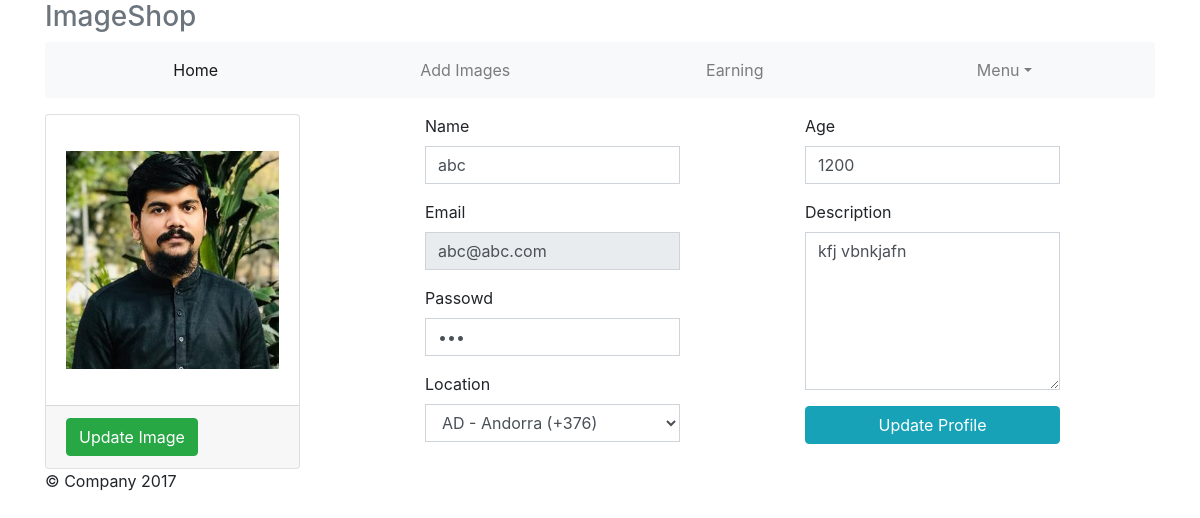
The app's page /contributor/index.php (signed in), older data.
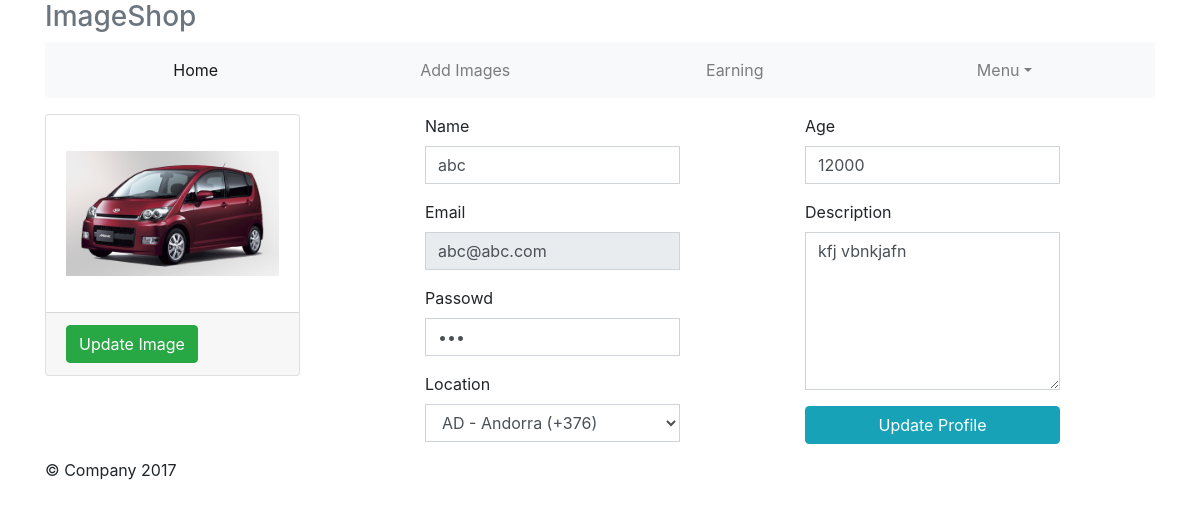
The same page, newer data.
### tables this page shows
CREATE TABLE `contributors` (
  `contr_id` int(11) NOT NULL,
  `contr_name` varchar(255) NOT NULL,
  `contr_email` varchar(255) NOT NULL,
  `contr_pass` varchar(255) NOT NULL,
  `contr_otp` varchar(255) NOT NULL,
  `contr_img` text NOT NULL,
  `contr_country` text NOT NULL,
  `contr_age` text NOT NULL,
  `contr_desc` text NOT NULL,
  `contr_sts` int(11) NOT NULL,
  `contr_timestamp` timestamp NOT NULL DEFAULT current_timestamp()
);

### contributor/pages/home.php (the view, shortened to what this page needs)
<?php
$fetchcontr = mysqli_fetch_assoc(mysqli_query($dbc,"SELECT * FROM contributors WHERE contr_email = '$_SESSION[contr_login]'"));
?>
   <div class="row">
		<div class="col-sm-3">
			<div class="card">
			<div class="card-body">
				<p class="card-text">
				<form action="" method="POST" enctype="multipart/form-data" id="formData1">
				  <?php
				  	if ($fetchcontr['contr_img'] == "") {
				  		$a = "default.png";
				  	}else{
				  		$a = $fetchcontr['contr_img'];
				  	}
				  ?>
                  <img id="blah" src="uploads/<?=$a?>" class="img-responsive" style="width: 100%" alt="Invalid Image Type Click To Change">
				</p>
			</div>
			<div class="card-footer">
				<?php
					$email = $_SESSION['contr_login'];
					$query = getWhere($dbc,"contributors","contr_email",$email);
				?>
				<button class="btn btn-success" name="upload_contr" type="submit" id="saveData">Update Image</button>
			</div>
		</div>
		</div>
			<div class="col-sm-3 offset-1">
		<form action="" method="POST" role="form" id="formData">
				<div class="form-group">
					<label for="">Name</label>
					<input type="text" class="form-control" name="contr_name" value="<?=$fetchcontr['contr_name']?>">
				</div>
			    <div class="form-group">
					<label for="">Email</label>
					<input type="email" class="form-control" name="contr_email" readonly value="<?=$fetchcontr['contr_email']?>">
			    </div>
			    <div class="form-group">
					<label for="">Passowd</label>
					<input type="password" class="form-control" name="contr_pass" value="<?=$fetchcontr['contr_pass']?>">
			    </div>
			  	<div class="form-group">
					<label for="">Location</label>
					<?= countrySelector($fetchcontr['contr_country'],"","contr_country","form-control"); ?>
			   	</div>
			</div>
			<div class="col-sm-3 offset-1">
				<div class="form-group">
					<label for="">Age</label>
					<input type="number" class="form-control" name="contr_age" value="<?=$fetchcontr['contr_age']?>">
				</div>
			    <div class="form-group">
					<label for="">Description</label>
					<textarea name="contr_desc" class="form-control" rows="6" placeholder="Write in Detail About Yourself" required="required"><?=$fetchcontr['contr_desc']?></textarea>
		        </div>
				<button type="submit" class="btn btn-info btn-block" id="saveData">Update Profile</button>
			</div>
</div>

Row changes from the older to the newer data that the page shows:
changed contributors "abc": contr_img: a different picture; contr_age "1200" → "12000"
